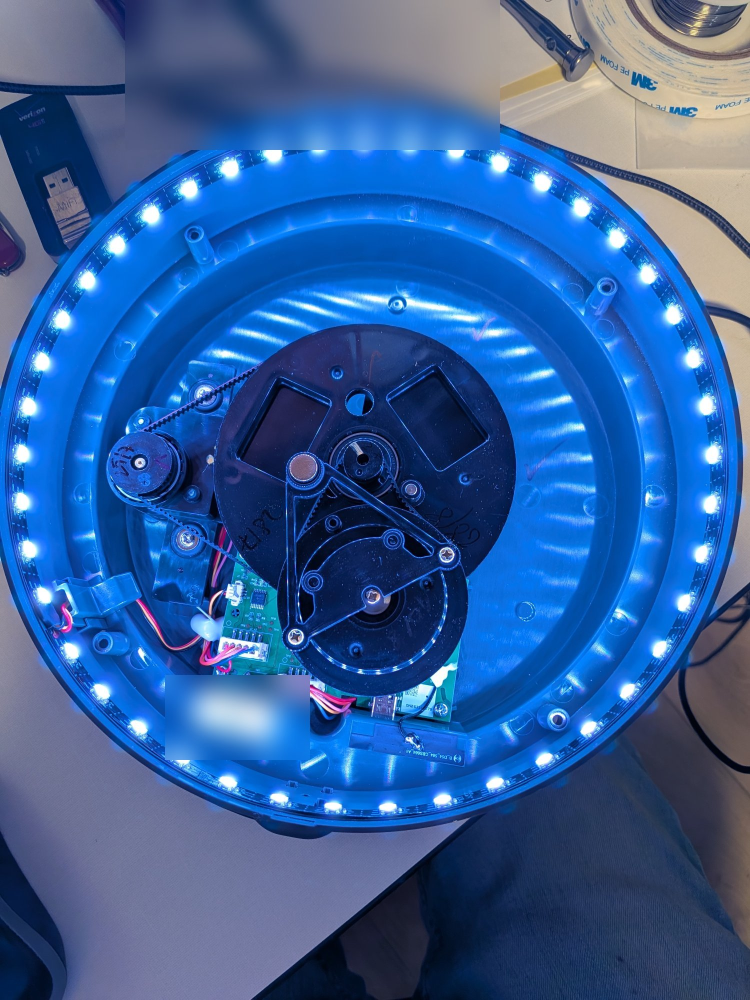
#> input picture firmware-notes/mechanism-photo.jpg, 1500 x 2000 px (shown at 1/2 size)
$ python crop.py ../firmware-notes/mechanism-photo.jpg out.png
#> lines starting #> are read from the running program, lines starting #| are printed output that depends on the picture
#!/usr/bin/env python3
"""Crop a camera frame to the sand table and upscale 2x, so the ball is easy to see.
Usage: crop.py in.jpg out.jpg"""
import sys
from PIL import Image
im = Image.open(sys.argv[1])
#> im is the input picture: PIL image 1500x2000 RGB; mean R, G, B 52.2, 95.8, 156.7
box = (780, 530, 1420, 1080)         # table region in the 1920x1080 frame; re-check if the laptop moves
c = im.crop(box); c = c.resize((c.width*2, c.height*2), Image.LANCZOS)
#> after `c = im.crop(box)`:
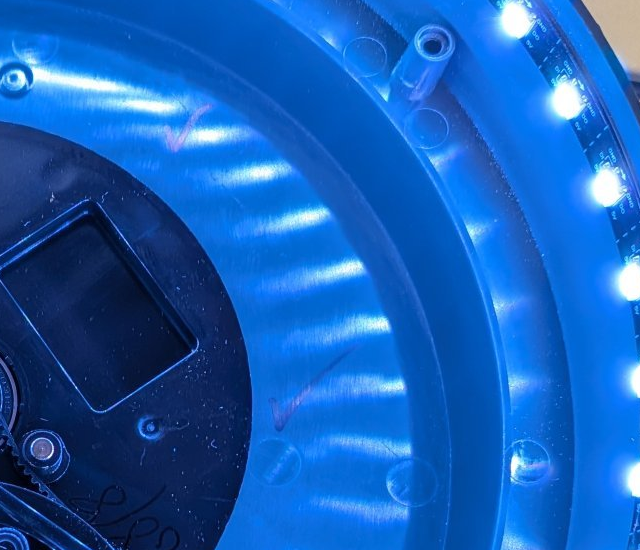
#> c: PIL image 640x550 RGB; mean R, G, B 21.6, 94.7, 183.2
c.save(sys.argv[2], quality=88)
